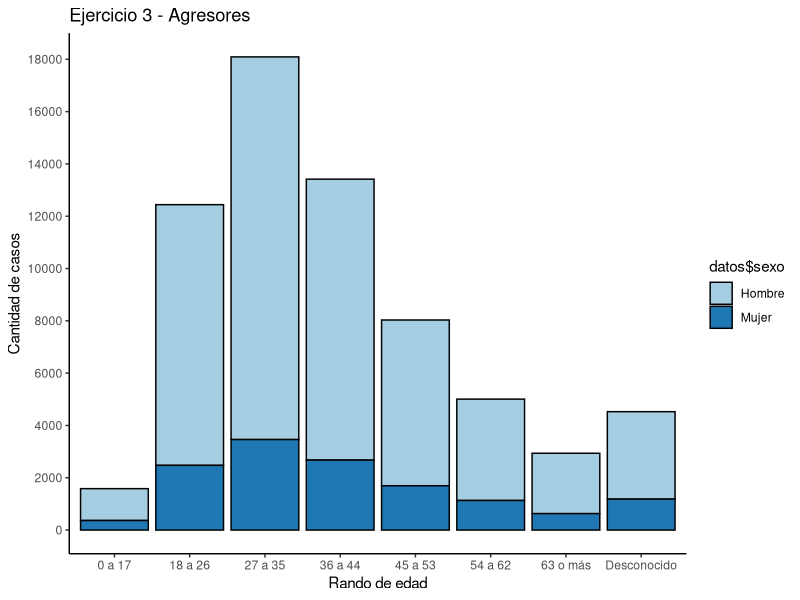

Reproduce this figure in R.
## ---- chunk 1
knitr::opts_chunk$set(echo = TRUE)
## ---- chunk 2
library(ggplot2)
datos <- read.csv("agresores.csv", sep = ",")
ggplot(datos, aes(x=datos$rango_edad, y=datos$cantidad, fill=datos$sexo)) +
  geom_col(colour = "black") +
  scale_y_continuous(breaks = c(0,2000,4000,6000,8000,10000,12000,14000,16000,18000)) +
  labs(title = "Ejercicio 3 - Agresores", x = "Rando de edad", y = "Cantidad de casos") +
  theme_classic() +
  scale_fill_brewer(palette = "Paired")

